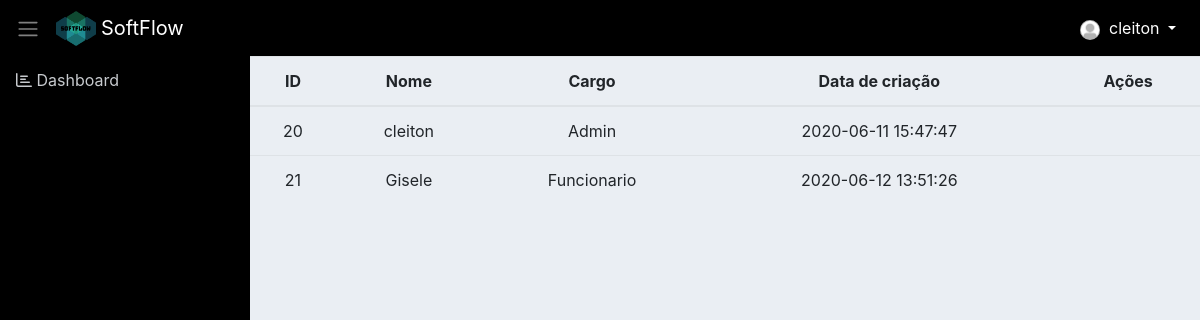
The page /funcionario.php (signed in) on the database as committed earlier.
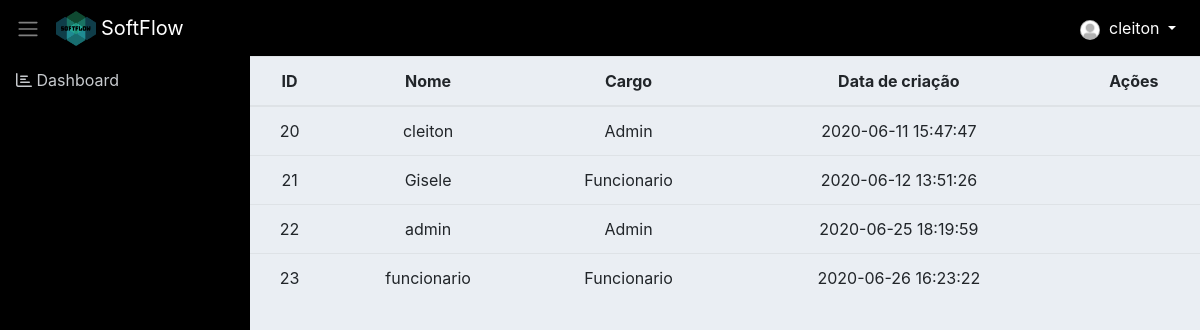
The same page on the database as committed later.
### tables this page shows
CREATE TABLE `funcionario` (
  `id` int(11) NOT NULL,
  `nome` varchar(114) NOT NULL,
  `cpf` varchar(115) NOT NULL,
  `rg` int(30) NOT NULL,
  `nascimento` varchar(30) NOT NULL,
  `email` varchar(115) NOT NULL,
  `endereco` varchar(150) NOT NULL,
  `cep` int(50) NOT NULL,
  `estado` varchar(50) NOT NULL,
  `telefone` int(10) NOT NULL,
  `tituloEleitor` varchar(115) NOT NULL,
  `escolaridade` varchar(115) NOT NULL,
  `ctps` varchar(115) NOT NULL,
  `sexo` varchar(30) NOT NULL,
  `senha` varchar(115) NOT NULL,
  `id_cargo` int(11) NOT NULL,
  `created` varchar(255) DEFAULT NULL
);

CREATE TABLE `cargos` (
  `id` int(11) NOT NULL,
  `nome` varchar(50) NOT NULL
);

### classes/Model.php (called while the page is built, shortened)
<?php
require_once 'Conn.php';
class Model
{
    public function __construct()
    {
        $conn = new Conn();
        $this->db = $conn->getConn();
    }
}

### classes/Conn.php (called while the page is built)
<?php
class Conn {
    public static $Host = "localhost";
    public static $User = "root";
    public static $Pass = "";
    public static $Dbname = "sistema_informatica_pi";
    private static $Connect = null;
    private static function Conectar() {
        try {
            if(self::$Connect == null):
                self::$Connect = new PDO('mysql:host=' . self::$Host .';dbname='.self::$Dbname, self::$User, self::$Pass);
            endif;
        } catch (Exception $ex) {
            echo 'Mensagem: ' . $ex->getMessage();
            die;
        }
        return self::$Connect;
    }
    public function getConn() {
        return self::Conectar();
    }
}

### classes/FuncionarioDAO.php (called while the page is built, shortened)
<?php
require_once 'Model.php';
class FuncionarioDAO extends Model
{
    public function __construct() {
    	$this->tabela = 'funcionario';
    	$this->class = 'Funcionario';
    }
     public function listarfuncionarios()
    {
        $sql = "SELECT fn.*, ca.nome AS nome_cargo, fn.nome AS nome_funcionario FROM {$this->tabela} fn
        LEFT JOIN cargos ca ON ca.id = fn.id_cargo";
        $stmt = $this->db->prepare($sql);
        $stmt->setFetchMode(PDO::FETCH_CLASS, $this->class);
        $stmt->execute();
        return $stmt->fetchAll();
    }
}

### classes/Funcionario.php (called while the page is built, shortened)
<?php
class Funcionario
{
	private $id;
	private $nome;
    private $created;
    public function getId()
    {
        return $this->id;
    }
    public function getNome()
    {
        return $this->nome;
    }
    public function getCreated()
    {
        return $this->created;
    }
}

### funcionario.php (the view, shortened to what this page needs)
<?php include 'layout/header.php'; ?>
<?php include './layout/menu.php'; ?>
<?php
require 'classes/Funcionario.php';
require 'classes/FuncionarioDAO.php';
$funcionarioDAO = new FuncionarioDAO();
$funcionarios = $funcionarioDAO->listarfuncionarios();
?>
<div style="width: 100%;">
	<table class="table text-center">
		<thead>
			<tr>
				<th>ID</th>
				<th>Nome</th>
				<th>Cargo</th>
				<th>Data de criação</th>
				<th>Ações</th>
			</tr>
		</thead>
		<tbody class="table-striped">
			<?php foreach ($funcionarios as $funcionario) { ?>
				<tr>
					<td><?= $funcionario->getId() ?></td>
					<td><?= $funcionario->getNome() ?></td>
					<td><?= $funcionario->nome_cargo; ?></td>
					<td><?= $funcionario->getCreated() ?></td>
					<td>
					</td>
				</tr>
			<?php } ?>
		</tbody>
	</table>
</div>
<?php include 'layout/footer.php'; ?>

Rows that differ between the two databases and show on the page:
added funcionario: id "22", nome "admin", id_cargo.nome "Admin", created "2020-06-25 18:19:59"
added funcionario: id "23", nome "funcionario", id_cargo.nome "Funcionario", created "2020-06-26 16:23:22"
